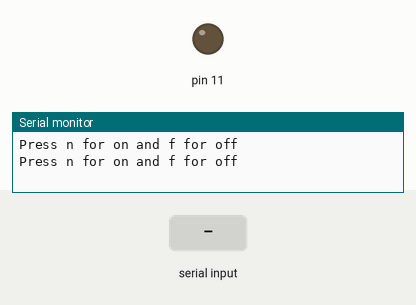
The sketch below on a simulated Arduino Uno, built with avr-gcc and run on an emulated ATmega328P. Parts: output pins drawn as LEDs (lit = HIGH), the last lines printed to the serial monitor. The inputs (shaded band) are chosen by the test bench.

Above: at 1.2 s.
1.3 s: "1" received over Serial
At 2.8 s:
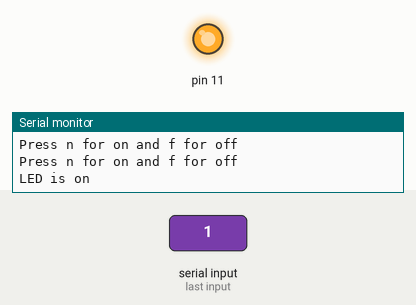
3.5 s: "0" received over Serial
At 4.3 s:
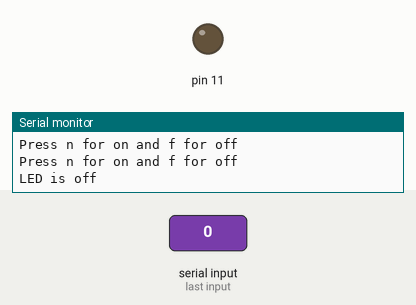
Timing chart, 0 to 6.5 s (numbered marks = the images above; inputs shaded):
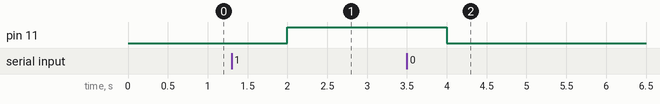

Measured:
- after the input at 1.3 s, pin 11: LOW → HIGH after 0.70 s
- after the input at 3.5 s, pin 11: HIGH → LOW after 0.50 s

The sketch:

Bluetooth_transmitter.ino
```cpp
char blueToothVal;           //value sent over via bluetooth
char lastValue;              //stores last state of device (on/off)

void setup()
{
 Serial.begin(9600);
 pinMode(11,OUTPUT);
}


void loop()
{

  Serial.println("Press n for on and f for off");
  if(Serial.availableForWrite()>0)
  {//if there is data being recieved
    blueToothVal=Serial.read(); //read it
  }
  if (blueToothVal=='1')
  {//if value from bluetooth serial is n
    digitalWrite(11,HIGH);            //switch on LED
    if (lastValue!='1')
      Serial.println(F("LED is on")); //print LED is on
    lastValue=blueToothVal;
  }
  else if (blueToothVal=='0')
  {//if value from bluetooth serial is n
    digitalWrite(11,LOW);             //turn off LED
    if (lastValue!='0')
      Serial.println(F("LED is off")); //print LED is on
    lastValue=blueToothVal;
  }
  delay(1000);
}
```
